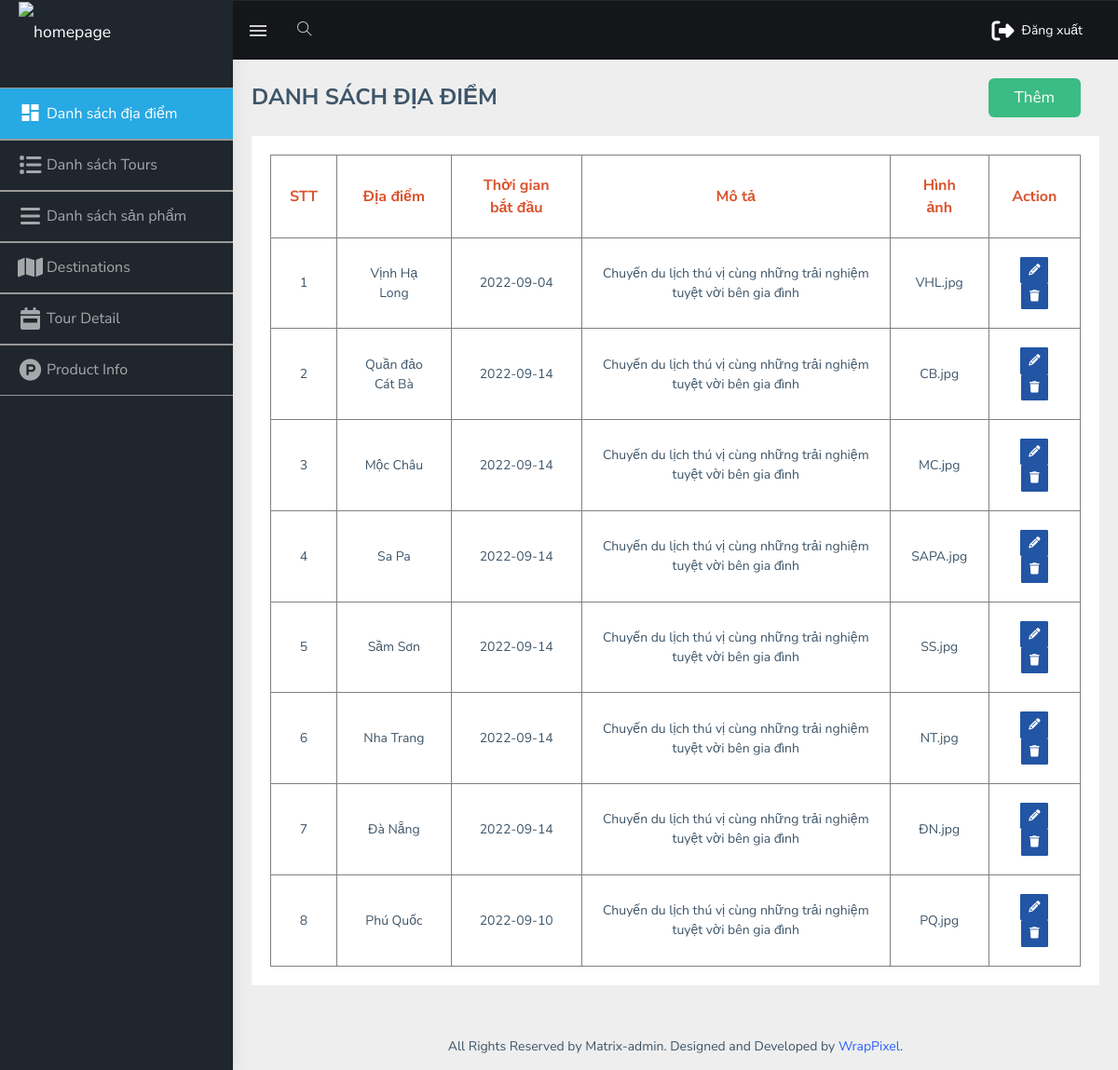
/admin/index.php (signed in), run on the app's committed database.
### tables this page shows
CREATE TABLE `locations` (
  `id` int(11) NOT NULL,
  `location_name` varchar(255) NOT NULL,
  `time_start` date NOT NULL,
  `destinations` varchar(200) NOT NULL,
  `val` varchar(10) NOT NULL,
  `img` varchar(255) NOT NULL
);

### admin/controllers/c_list.php (called while the page is built, shortened)
<?php
    class c_list {
        public function index(){
            include("models/m_list.php");
            $m_list = new m_list();
            $location = $m_list->read_location();
            include("views/master.php");
            include("views/detail_content/v_list.php");
        }
    }
?>

### admin/index.php (called while the page is built)
<?php
    include("controllers/c_list.php");
    $home = new c_list();
    $home->index();
?>

### admin/models/database.php (called while the page is built, shortened)
<?php
class database{
    protected $pdo = NULL;
    protected $sql = '';
    public function __construct() {
        try
        {
            $this->pdo = new PDO("mysql:host=".DB_HOST."; dbname=".DB_NAME,DB_USER,DB_PWD);
            $this->pdo->query('set names "utf8"');
        }
        catch(PDOException $ex )
        {
            die($ex->getMessage());
        }
    }
    public function setQuery($sql) {
        $this->sql = $sql;
    }
    public function execute($options=array()) {
        $this->sta = $this->pdo->prepare($this->sql);
        $this->sta->execute();
        return $this->sta;
    }
    public function loadAllRows($options=array()) {
        if(!$options) {
            if(!$result = $this->execute())
                return false;
        }
        else {
            if(!$result = $this->execute($options))
                return false;
        }
        return $result->fetchAll(PDO::FETCH_OBJ);
    }
}
?>

### admin/models/m_list.php (called while the page is built, shortened)
<?php
    include_once("database.php");
    class m_list extends database{
        public function read_location(){
            $sql = "SELECT * from locations";
            return $this->loadAllRows();
        }
    }
?>

### admin/views/detail_content/v_list.php (the view, shortened to what this page needs)
<div class="page-wrapper">
    <div class="page-breadcrumb">
        <div class="row">
            <div class="col-12 d-flex no-block align-items-center">
                <h3 class="page-title">DANH SÁCH ĐỊA ĐIỂM</h3>
                <div class="ml-auto text-right">
                    <button class="button--custom">
                        <a href="add.php" style="color: #fff; font-size: 17px;">Thêm</a>
                    </button>
                </div>
            </div>
        </div>
    </div>
    <div class="container-fluid">
        <div class="row">
            <div class="col-12">
                <div class="card">
                    <div class="card-body">
                        <table border="1px" cellpadding="20" style="width: 100%;" class="table--custom">
                            <tr align="center">
                                <th>STT</th>
                                <th>Địa điểm</th>
                                <th>Thời gian bắt đầu</th>
                                <th>Mô tả</th>
                                <th>Hình ảnh</th>
                                <th>Action</th>
                            </tr>
                            <?php
                                foreach($location as $key=>$value) {
                            ?>
                            <tr align="center">
                                <td> <?php echo $value->id; ?> </td>
                                <td><?php echo $value->location_name; ?></td>
                                <td><?php echo $value->time_start; ?></td>
                                <td><?php echo $value->destinations; ?></td>
                                <td><?php echo $value->img ?></td>
                                <td>
                                    <a class="btn btn-info btn-sm" href="update.php?id= <?php echo $value->id; ?>">
                                        <i class="fas fa-pencil-alt"></i>
                                    </a>
                                    <a class="btn btn-info btn-sm" href="delete.php?id= <?php echo $value->id; ?>">
                                    <i class="fa-solid fa-trash"></i>
                                    </a>
                                </td>
                            </tr>
                            <?php
                                }
                            ?>
                        </table>
                    </div>
                </div>
            </div>
        </div>
    </div>
    <footer class="footer text-center">
        All Rights Reserved by Matrix-admin. Designed and Developed by <a href="https://wrappixel.com">WrapPixel</a>.
    </footer>
</div>

### admin/views/master.php (shortened to what this page needs)
<!DOCTYPE html>
<html dir="ltr" lang="en">
<head>
    <link href="public/assets/libs/flot/css/float-chart.css" rel="stylesheet">
    <link href="public/dist/css/style.min.css" rel="stylesheet">
    <link rel="stylesheet" href="https://cdnjs.cloudflare.com/ajax/libs/font-awesome/6.2.0/css/all.min.css" />
</head>
<body>
    <div id="main-wrapper">
        <header class="topbar" data-navbarbg="skin5">
            <nav class="navbar top-navbar navbar-expand-md navbar-dark">
                <div class="navbar-header" data-logobg="skin5">
                    <a class="navbar-brand" href="index.php">
                        <span class="logo-text">
                             <img src="public/assets/logo.png" alt="homepage" class="light-logo" style="width: 210px;
    padding-left: 10px; color: #fff;"/>
                        </span>
                    </a>
                </div>
                <div class="navbar-collapse collapse" id="navbarSupportedContent" data-navbarbg="skin5">
                    <ul class="navbar-nav float-left mr-auto">
                        <li class="nav-item d-none d-md-block"><a class="nav-link sidebartoggler waves-effect waves-light" href="javascript:void(0)" data-sidebartype="mini-sidebar"><i class="mdi mdi-menu font-24"></i></a></li>
                        <li class="nav-item search-box"> <a class="nav-link waves-effect waves-dark" href="javascript:void(0)"><i class="ti-search"></i></a>
                        </li>
                    </ul>
                    <a href="logout.php"><i class="fa-solid fa-right-from-bracket" style="font-size: 24px; color:#fff; padding:8px;"></i></a>
                    <a href="logout.php" style="color:#fff;padding: 4px 0;margin-right:28px;">Đăng xuất</a>
                </div>
            </nav>
        </header>
        <aside class="left-sidebar" data-sidebarbg="skin5">
            <div class="scroll-sidebar">
                <nav class="sidebar-nav">
                    <ul id="sidebarnav" class="p-t-30">
                        <li class="sidebar-item" style="border-bottom: 1px solid #999; border-top: 1px solid #999; ">
                            <a class="sidebar-link waves-effect waves-dark sidebar-link" href="index.php" aria-expanded="false">
                                <i class="mdi mdi-view-dashboard" style="font-size: 24px;"></i>
                                <span class="hide-menu" style="font-size: 16px;">Danh sách địa điểm</span>
                            </a>
                        </li>
                        <li class="sidebar-item" style="border-bottom: 1px solid #999; border-top: 1px solid #999; ">
                            <a class="sidebar-link waves-effect waves-dark sidebar-link" href="tour.php" aria-expanded="false">
                                <i class="fa-solid fa-list" style="font-size: 24px;"></i>
                                <span class="hide-menu" style="font-size: 16px;">Danh sách Tours</span>
                            </a>
                        </li>
                        <li class="sidebar-item" style="border-bottom: 1px solid #999; border-top: 1px solid #999; ">
                            <a class="sidebar-link waves-effect waves-dark sidebar-link" href="product.php" aria-expanded="false">
                                <i class="fa-solid fa-bars" style="font-size: 24px;"></i>
                                <span class="hide-menu" style="font-size: 16px;">Danh sách sản phẩm</span>
                            </a>
                        </li>
                        <li class="sidebar-item" style="border-bottom: 1px solid #999; border-top: 1px solid #999; ">
                            <a class="sidebar-link waves-effect waves-dark sidebar-link" href="destination.php" aria-expanded="false">
                                <i class="fa-solid fa-map" style="font-size: 24px;"></i>
                                <span class="hide-menu" style="font-size: 16px;">Destinations</span>
                            </a>
                        </li>
                        <li class="sidebar-item" style="border-bottom: 1px solid #999; border-top: 1px solid #999; ">
                            <a class="sidebar-link waves-effect waves-dark sidebar-link" href="tour_detail.php" aria-expanded="false">
                                <i class="fa-solid fa-calendar-week" style="font-size: 24px;"></i>
                                <span class="hide-menu" style="font-size: 16px;">Tour Detail</span>
                            </a>
                        </li>
                        <li class="sidebar-item" style="border-bottom: 1px solid #999; border-top: 1px solid #999; ">
                            <a class="sidebar-link waves-effect waves-dark sidebar-link" href="product_info.php" aria-expanded="false">
                                <i class="fa-brands fa-product-hunt" style="font-size: 24px;"></i>
                                <span class="hide-menu" style="font-size: 16px;">Product Info</span>
                            </a>
                        </li>
                    </ul>
                </nav>
            </div>
        </aside>
    </div>
</body>
</html>

### admin/views/master.php (style rules this page uses)
.topbar .top-navbar .navbar-nav>.nav-item>.nav-link { font-size: 1rem; }

### admin/views/detail_content/v_list.php (style rules this page uses)
.button--custom { border: none; background-color: #28b779; border-radius: 6px; margin-right: 20px; padding: 8px 28px; cursor: pointer; opacity: 0.9; }
.table--custom th { color: #da542e; font-size: 16px; }

### data on the page
locations: id "1", location_name "Vịnh Hạ Long", time_start "2022-09-04", destinations "Chuyến du lịch thú vị cùng những trải nghiệm tuyệt vời bên gia đình", img "VHL.jpg"
locations: id "2", location_name "Quần đảo Cát Bà", time_start "2022-09-14", destinations "Chuyến du lịch thú vị cùng những trải nghiệm tuyệt vời bên gia đình", img "CB.jpg"
locations: id "3", location_name "Mộc Châu", time_start "2022-09-14", destinations "Chuyến du lịch thú vị cùng những trải nghiệm tuyệt vời bên gia đình", img "MC.jpg"
locations: id "4", location_name "Sa Pa", time_start "2022-09-14", destinations "Chuyến du lịch thú vị cùng những trải nghiệm tuyệt vời bên gia đình", img "SAPA.jpg"
locations: id "5", location_name "Sầm Sơn", time_start "2022-09-14", destinations "Chuyến du lịch thú vị cùng những trải nghiệm tuyệt vời bên gia đình", img "SS.jpg"
locations: id "6", location_name "Nha Trang", time_start "2022-09-14", destinations "Chuyến du lịch thú vị cùng những trải nghiệm tuyệt vời bên gia đình", img "NT.jpg"
locations: id "7", location_name "Đà Nẵng", time_start "2022-09-14", destinations "Chuyến du lịch thú vị cùng những trải nghiệm tuyệt vời bên gia đình", img "ĐN.jpg"
locations: id "8", location_name "Phú Quốc", time_start "2022-09-10", destinations "Chuyến du lịch thú vị cùng những trải nghiệm tuyệt vời bên gia đình", img "PQ.jpg"
